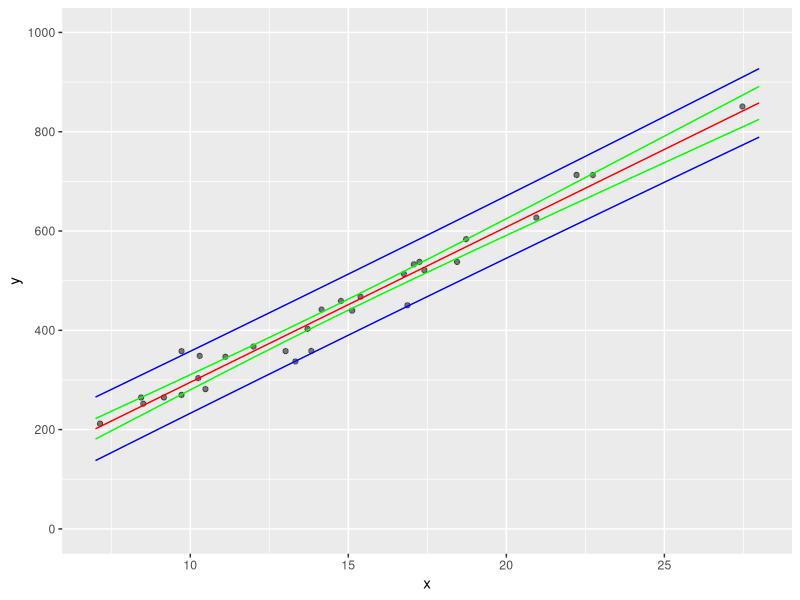
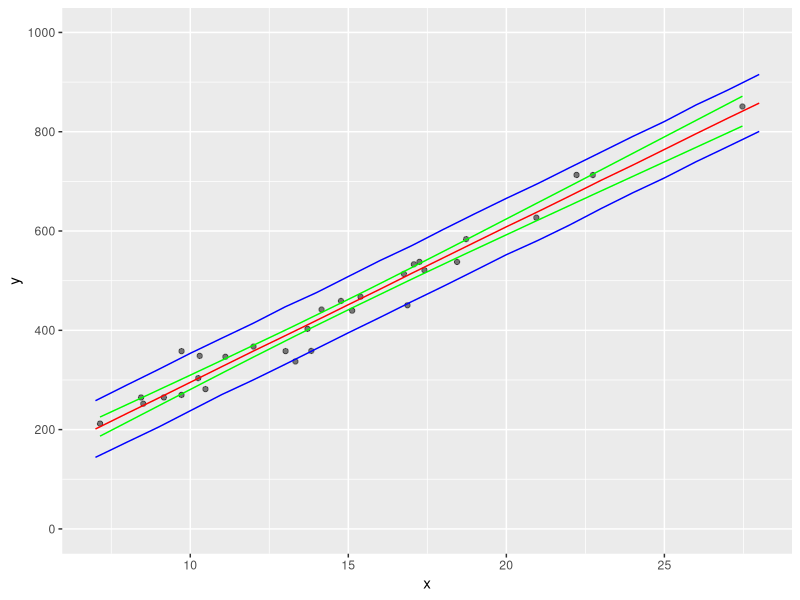

Recreate these plots in R, in order.
library(ggplot2) # Graphics.
library(mvtnorm) # Multivariate normal and multivariate t.

# Data simulation.
set.seed(69)
n <- 30
X <- cbind(1, rnorm(n, 15, 5))
p <- ncol(X)
b <- c(3, 30)
sigma <- 30
y <- X %*% b + rnorm(n, 0, sigma)
train_data <- as.data.frame(cbind(y, X[, 2]))
names(train_data) <- c("y", "x")
X_tilde <- as.data.frame(cbind(y = NA, 
                               x = seq(floor(min(X[, 2])), ceiling(max(X[, 2])))))

# Classical linear regression.
fit <- lm(y ~ x, train_data)
sum.fit <- summary(fit)
sum.fit
names(fit)
y_hat_ci <- predict(fit, X_tilde, interval = "confidence")
y_hat_pi <- predict(fit, X_tilde, interval = "prediction")

# Graphical representation of the classical linear regression.
ggplot() + geom_point(aes(y = y, x = X[, 2]), alpha = 0.5) +
  geom_line(aes(y = y_hat_ci[, "fit"], 
                x = X_tilde[, 2]), 
            colour = "#FF0000") +
  geom_line(aes(y = y_hat_ci[, "lwr"],
                x = X_tilde[, 2]), 
            colour = "#00FF00") +
  geom_line(aes(y = y_hat_ci[, "upr"],
                x = X_tilde[, 2]), 
            colour = "#00FF00") +
  geom_line(aes(y = y_hat_pi[, "lwr"],
                x = X_tilde[, 2]), 
            colour = "#0000FF") +
  geom_line(aes(y = y_hat_pi[, "upr"],
                x = X_tilde[, 2]), 
            colour = "#0000FF") +
  scale_x_continuous("x", breaks = seq(5, 30, 5)) +
  scale_y_continuous("y", breaks = seq(0, 1000, 200), limits = c(0, 1000))

# Bayesian linear regression.
bayes_lm <- function(y, X, X_tilde = NULL,
                     beta_0 = NULL, Sigma = NULL, nu_0 = NULL, sigma2_0 = NULL, 
                     size = 10000, alph = 0.05, seed = 666) {
  
  # Default values.
  set.seed(seed)
  p <- ncol(X)
  n <- length(y)
  if (is.null(beta_0)) {
    beta_0 <- rep(0, p)
  }
  if (is.null(Sigma)) {
    Sigma <- diag(rep(100000, p))
  }
  if (is.null(nu_0)) {
    nu_0 <- 1
  }
  if (is.null(sigma2_0)) {
    sigma2_0 <- 1
  }
  
  # Fixed values and auxiliar variables.
  V <- t(X) %*% X
  beta_hat <- solve(V) %*% t(X) %*% y
  Sigma_n <- solve(solve(Sigma) + V)
  eig_Sigma_n <- eigen(Sigma_n)
  eig_Sigma_n <- eig_Sigma_n$vectors %*% diag(sqrt(eig_Sigma_n$values)) # spectral decomposition.
  beta_n <- Sigma_n %*% (t(X) %*% y + Sigma %*% beta_0)
  S2 <- sum((y - X %*% beta_hat)^2)/(n - p)
  
  # Simulation of sigma2 and beta.
  sigma2_sample <- (nu_0 * sigma2_0 + (n - p) * S2)/rchisq(size, n + nu_0)
  beta_sample <- t(matrix(rnorm(p * size), ncol = p) * sqrt(sigma2_sample))
  beta_sample <- eig_Sigma_n %*% beta_sample + as.vector(beta_n)
  
  # Prediction.
  if (is.null(X_tilde)) {
    y_hat <- X %*% beta_sample
  } else {
    m <- nrow(X_tilde)
    y_hat <- t(rmvt(size, sigma = diag(rep(1, m)), df = n + nu_0) * 
                 sqrt((sigma2_0 * nu_0 + (n - p) * S2)/(n + nu_0))) +
      c(X_tilde %*% beta_hat)
  }
  
  # Results.
  results <- cbind(rowMeans(beta_sample), 
                   t(apply(beta_sample, 1, quantile, probs = c(alph/2, 1 - alph/2))))
  results <- rbind(results, c(mean(sigma2_sample), 
                              quantile(sigma2_sample, probs = c(alph/2, 1 - alph/2))))
  results <- as.data.frame(results)
  results <- cbind(c(paste0("beta_", 0:(p - 1)), "sigma2"), results)
  names(results) <- c("param", "mean", "lower", "upper")
  y_hat <- cbind(seq(1, nrow(y_hat)), rowMeans(y_hat),
                  t(apply(y_hat, 1, quantile, probs = c(alph/2, 1 - alph/2))))
  y_hat <- as.data.frame(y_hat)
  names(y_hat) <- c("obs", "mean", "lower", "upper")
  return(list(results = results,
              beta_sample = beta_sample,
              sigma2_sample = sigma2_sample,
              y_hat = y_hat))
}

X_tilde <- cbind(1, x = seq(floor(min(X[, 2])), ceiling(max(X[, 2]))))
fit1 <- bayes_lm(y, X)
fit2 <- bayes_lm(y, X, X_tilde)
fit2$results

# Graphical representation of the Bayesian linear regression.
ggplot() + geom_point(aes(y = y, x = X[, 2]), alpha = 0.5) +
  geom_line(aes(y = fit2$y_hat[, "mean"], 
                x = X_tilde[, 2]), 
            colour = "#FF0000") +
  geom_line(aes(y = fit1$y_hat[, "lower"],
                x = X[, 2]), 
            colour = "#00FF00") +
  geom_line(aes(y = fit1$y_hat[, "upper"],
                x = X[, 2]), 
            colour = "#00FF00") +
  geom_line(aes(y = fit2$y_hat[, "lower"],
                x = X_tilde[, 2]), 
            colour = "#0000FF") +
  geom_line(aes(y = fit2$y_hat[, "upper"],
                x = X_tilde[, 2]), 
            colour = "#0000FF") +
  scale_x_continuous("x", breaks = seq(5, 30, 5)) +
  scale_y_continuous("y", breaks = seq(0, 1000, 200), limits = c(0, 1000))
